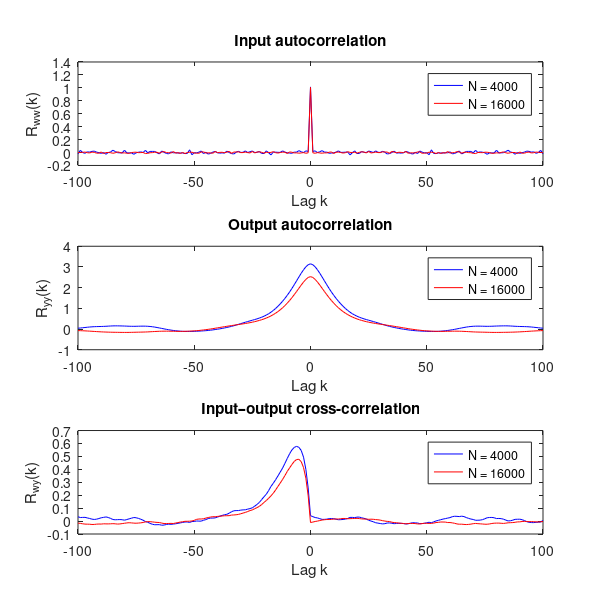
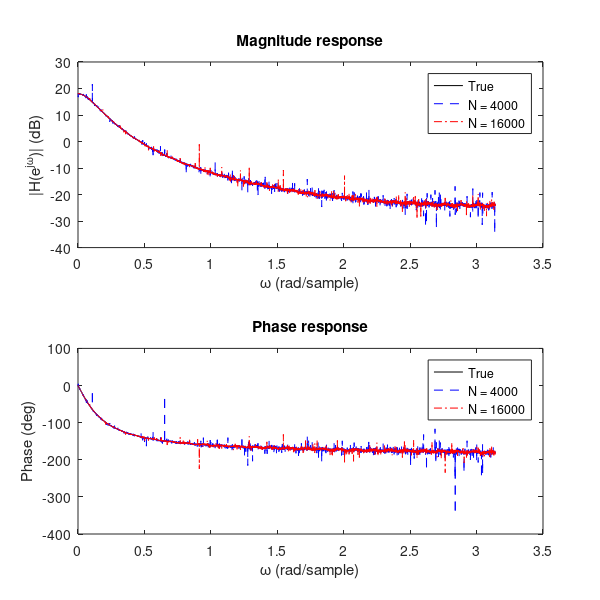
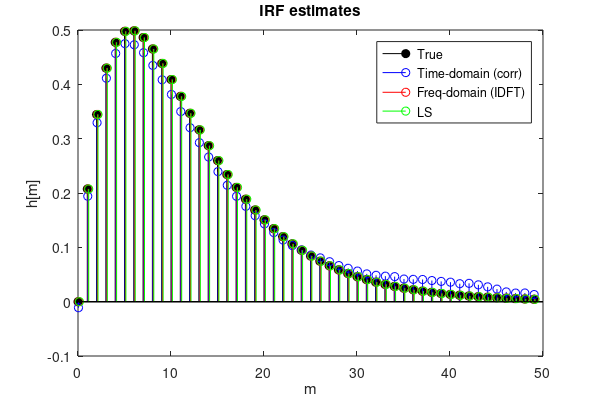
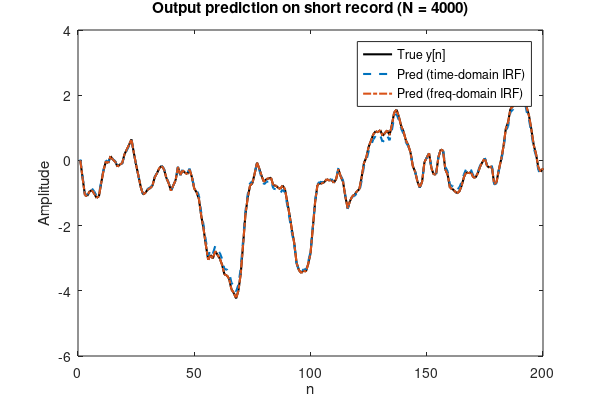

Write MATLAB code to recreate these figures, in order. (Note: this script raises an error after producing the figures.)
%% hw6.m
%  White-noise driven LTI system
%  Correlation, spectra, TF and IRF estimation

clear; close all; clc;

%% Define paths

data_path = '/Users/mlwu/Documents/Academia/USC/BME/513/hw/hw6/data';
fig_path = '/Users/mlwu/Documents/Academia/USC/BME/513/hw/hw6/figs';

%% Save fig function

function save_fig(fh, fname)
    set(fh,'Units','inches');
    pos = get(fh,'Position');
    set(fh,'PaperPositionMode','auto');
    set(fh,'PaperUnits','inches');
    set(fh,'PaperPosition',[0 0 pos(3) pos(4)]);
    set(fh,'PaperSize',[pos(3) pos(4)]);
    print(fh, fname, '-dpdf', '-r300');
end

%% Parameters and true IRF

M       = 50;
maxLag  = 2*M;
N_short = 4000;
N_long  = 16000;

m      = 0:M-1;
h_true = 2*(exp(-m/8) - exp(-m/4)).';   % true IRF, column

Nfft = 2^nextpow2(N_long + M - 1);

corr_est = @(x,y,L) deal(xcorr(x,y,L,'unbiased'), -L:L);

%% Data generation and correlation estimates

rng(1);
w_short = randn(N_short,1);
y_short = filter(h_true,1,w_short);

rng(2);
w_long  = randn(N_long,1);
y_long  = filter(h_true,1,w_long);

[Rww_s,lags_s] = corr_est(w_short, w_short, maxLag);
[Ryy_s,~]      = corr_est(y_short, y_short, maxLag);
[Rwy_s,~]      = corr_est(w_short, y_short, maxLag);

[Rww_l,lags_l] = corr_est(w_long, w_long, maxLag);
[Ryy_l,~]      = corr_est(y_long, y_long, maxLag);
[Rwy_l,~]      = corr_est(w_long, y_long, maxLag);

%% Direct time-domain IRF estimate from (w_long, y_long)

sigma2_hat = var(w_long,1);
h_td_est_l = zeros(M,1);

for k = 0:M-1
    num = w_long(1:N_long-k).' * y_long(1+k:N_long);
    h_td_est_l(k+1) = num / ((N_long-k) * sigma2_hat);
end

%% Spectra, cross-spectra, and TF estimates

W_s = fft(w_short, Nfft);
Y_s = fft(y_short, Nfft);
Sw_s  = (1/N_short) * (W_s .* conj(W_s));
Swy_s = (1/N_short) * (conj(W_s) .* Y_s);
Hhat_s = Swy_s ./ (Sw_s + eps);

W_l = fft(w_long, Nfft);
Y_l = fft(y_long, Nfft);
Sw_l  = (1/N_long) * (W_l .* conj(W_l));
Swy_l = (1/N_long) * (conj(W_l) .* Y_l);
Hhat_l = Swy_l ./ (Sw_l + eps);

H_true = fft(h_true, Nfft);

%% IRF estimate via inverse DFT (long record)

h_fd_est_l = real(ifft(Hhat_l));
h_fd_est_l = h_fd_est_l(1:M);

%% Model prediction and NMSE on short record

p_td_short = filter(h_td_est_l, 1, w_short);
p_fd_short = filter(h_fd_est_l, 1, w_short);

num_td = mean((p_td_short - y_short).^2);
num_fd = mean((p_fd_short - y_short).^2);
den_y  = mean(y_short.^2);

NMSE_td = num_td / den_y;
NMSE_fd = num_fd / den_y;

fprintf('NMSE (time-domain IRF, short data)      = %.6g\n', NMSE_td);
fprintf('NMSE (frequency-domain IRF, short data) = %.6g\n', NMSE_fd);

%% Least-squares IRF estimate (time domain, long record)

L    = N_long - M + 1;
Wmat = zeros(L, M);

for n = M:N_long
    Wmat(n-M+1,:) = w_long(n:-1:n-M+1).';
end
y_vec = y_long(M:N_long);

h_ls = (Wmat' * Wmat) \ (Wmat' * y_vec);

rel_err = @(h_est) norm(h_est - h_true) / norm(h_true);

err_td = rel_err(h_td_est_l);
err_fd = rel_err(h_fd_est_l);
err_ls = rel_err(h_ls);

fprintf('Relative IRF error (time-domain, direct) = %.6g\n', err_td);
fprintf('Relative IRF error (frequency-domain TF) = %.6g\n', err_fd);
fprintf('Relative IRF error (LS time-domain)      = %.6g\n', err_ls);

%% Plotting correlations for N = 4000 vs 16000

fig_corr = figure;
subplot(3,1,1);
plot(lags_s, Rww_s, 'b-', lags_l, Rww_l, 'r-');
xlabel('Lag k'); ylabel('R_{ww}(k)');
legend('N = 4000','N = 16000','Location','best');
title('Input autocorrelation');

subplot(3,1,2);
plot(lags_s, Ryy_s, 'b-', lags_l, Ryy_l, 'r-');
xlabel('Lag k'); ylabel('R_{yy}(k)');
legend('N = 4000','N = 16000','Location','best');
title('Output autocorrelation');

subplot(3,1,3);
plot(lags_s, Rwy_s, 'b-', lags_l, Rwy_l, 'r-');
xlabel('Lag k'); ylabel('R_{wy}(k)');
legend('N = 4000','N = 16000','Location','best');
title('Input–output cross-correlation');

set(fig_corr, 'Units','inches','Position',[1 1 6 6]);
save_fig(fig_corr, fullfile(fig_path,'hw6_fig1_corr_ww_yy_wy'));

%% Plotting magnitude and phase of TF estimates vs true TF

k_max = floor(Nfft/2);                % plot up to Nyquist
omega = (0:k_max-1)/k_max * pi;       % normalized rad/sample

H_true_half = H_true(1:k_max);
Hhat_s_half = Hhat_s(1:k_max);
Hhat_l_half = Hhat_l(1:k_max);

fig_tf = figure;
subplot(2,1,1);
plot(omega, 20*log10(abs(H_true_half)), 'k-', ...
     omega, 20*log10(abs(Hhat_s_half)), 'b--', ...
     omega, 20*log10(abs(Hhat_l_half)), 'r-.');
xlabel('\omega (rad/sample)'); ylabel('|H(e^{j\omega})| (dB)');
legend('True','N = 4000','N = 16000','Location','best');
title('Magnitude response');

subplot(2,1,2);
plot(omega, unwrap(angle(H_true_half))*180/pi, 'k-', ...
     omega, unwrap(angle(Hhat_s_half))*180/pi, 'b--', ...
     omega, unwrap(angle(Hhat_l_half))*180/pi, 'r-.');
xlabel('\omega (rad/sample)'); ylabel('Phase (deg)');
legend('True','N = 4000','N = 16000','Location','best');
title('Phase response');

set(fig_tf, 'Units','inches','Position',[1 1 6 6]);
save_fig(fig_tf, fullfile(fig_path,'hw6_fig2_tf_mag_phase'));

%% Plotting IRF estimates vs true IRF

n_irf = 0:M-1;

fig_irf = figure;
stem(n_irf, h_true, 'k','filled'); hold on;
stem(n_irf+0.05, h_td_est_l, 'b');    % small shifts for visibility
stem(n_irf+0.10, h_fd_est_l, 'r');
stem(n_irf+0.15, h_ls,        'g');
hold off;
xlabel('m'); ylabel('h[m]');
legend('True','Time-domain (corr)','Freq-domain (IDFT)','LS', ...
       'Location','northeast');
title('IRF estimates');

set(fig_irf, 'Units','inches','Position',[1 1 6 4]);
save_fig(fig_irf, fullfile(fig_path,'hw6_fig3_irf_estimates'));

%% Plotting output prediction on short record

n_view = 1:200;

fig_pred = figure;

% Colorblind palette
cb_blue   = [0 0.4470 0.7410];
cb_orange = [0.8500 0.3250 0.0980];
cb_green  = [0.4660 0.6740 0.1880];

plot(n_view, y_short(n_view), 'Color', 'k', 'LineWidth', 1.5); hold on;
plot(n_view, p_td_short(n_view), '--', 'Color', cb_blue, 'LineWidth', 1.5);
plot(n_view, p_fd_short(n_view), '-.', 'Color', cb_orange, 'LineWidth', 1.5);

xlabel('n'); ylabel('Amplitude');
legend('True y[n]', ...
       'Pred (time-domain IRF)', ...
       'Pred (freq-domain IRF)', ...
       'Location','best');
title('Output prediction on short record (N = 4000)');
hold off;

% % Normal palette
% plot(n_view, y_short(n_view), 'k-', ...
%      n_view, p_td_short(n_view), 'b--', ...
%      n_view, p_fd_short(n_view), 'r-.');
% xlabel('n'); ylabel('Amplitude');
% legend('True y[n]','Pred (time-domain IRF)','Pred (freq-domain IRF)', ...
%        'Location','best');
% title('Output prediction on short record (N = 4000)');

set(fig_pred, 'Units','inches','Position',[1 1 6 4]);
save_fig(fig_pred, fullfile(fig_path,'hw6_fig4_output_prediction'));

%% Optional saving for numerical outputs
%  .mat structure

results = struct;
results.NMSE_time_domain    = NMSE_td;
results.NMSE_freq_domain    = NMSE_fd;
results.relerr_time_domain  = err_td;
results.relerr_freq_domain  = err_fd;
results.relerr_LS           = err_ls;

save(fullfile(data_path, 'hw6_results.mat'), 'results');

% .txt or .csv
fid = fopen(fullfile(data_path, 'hw6_results_summary.txt'), 'w');

fprintf(fid, 'HW6 Numerical Results Summary\n');
fprintf(fid, '-----------------------------\n');
fprintf(fid, 'NMSE (time-domain IRF):      %.10f\n', NMSE_td);
fprintf(fid, 'NMSE (freq-domain IRF):      %.10f\n', NMSE_fd);
fprintf(fid, 'Relative error (TD IRF):     %.10f\n', err_td);
fprintf(fid, 'Relative error (FD IRF):     %.10f\n', err_fd);
fprintf(fid, 'Relative error (LS IRF):     %.10e\n', err_ls);

fclose(fid);

% CSV for Python or R
T = table(NMSE_td, NMSE_fd, err_td, err_fd, err_ls, ...
          'VariableNames', {'NMSE_TD','NMSE_FD','Err_TD','Err_FD','Err_LS'});

writetable(T, fullfile(data_path,'hw6_results.csv'));
